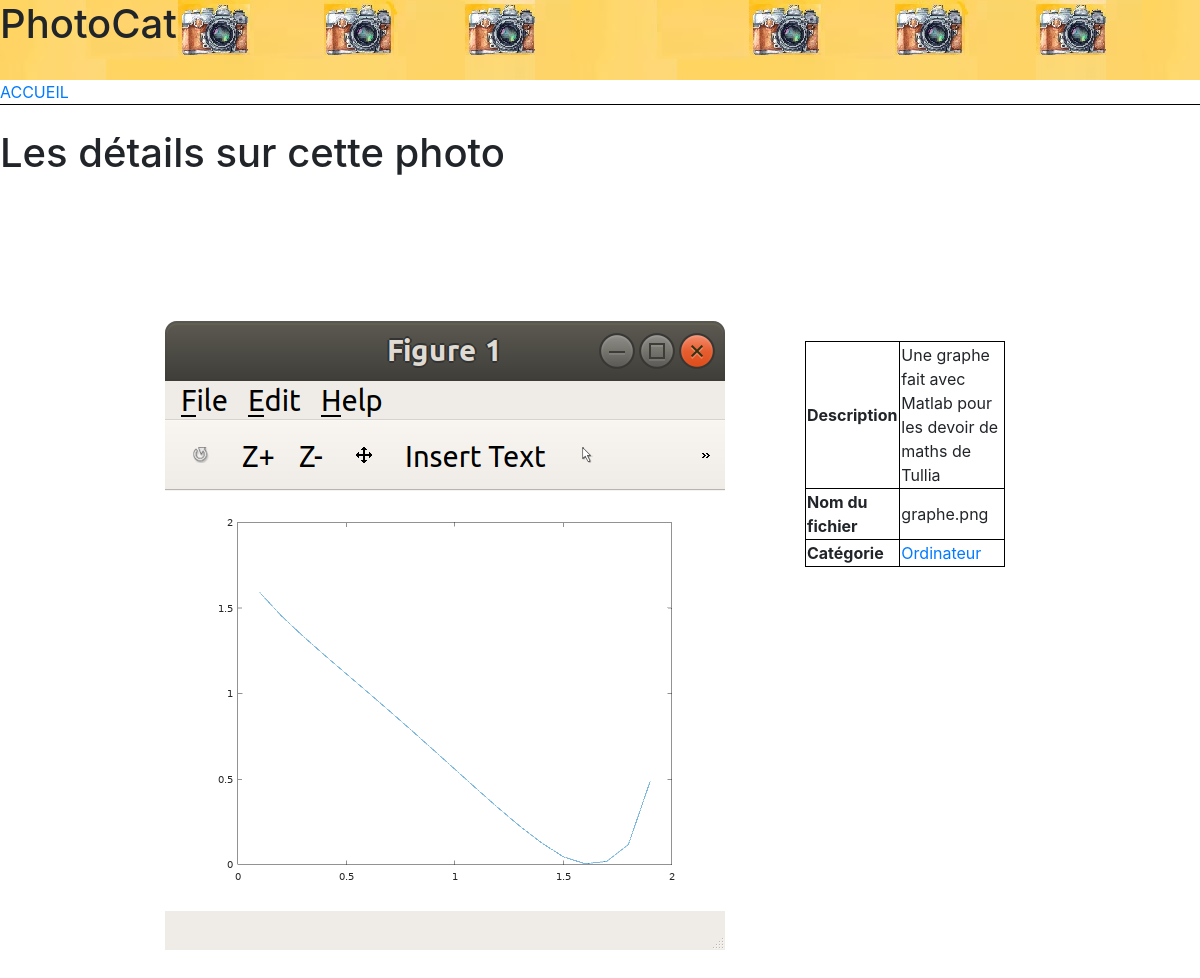
Page /details.php?photoId=9 on the earlier database version.
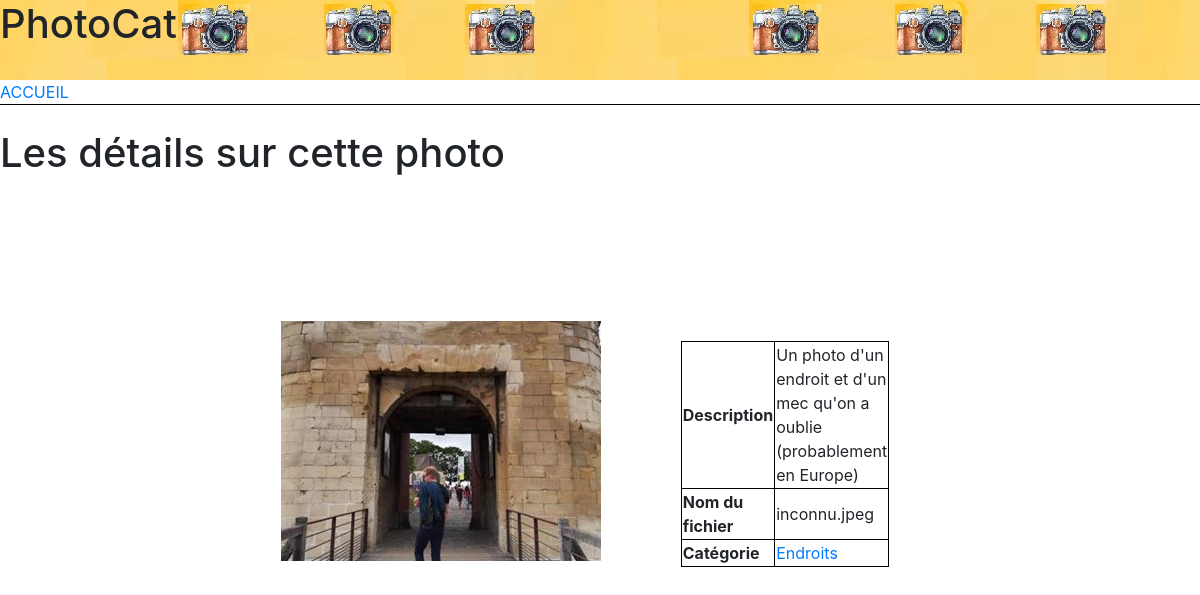
Same page on the later database version.
### tables this page shows
CREATE TABLE IF NOT EXISTS Photo (
  photoId int NOT NULL AUTO_INCREMENT,
  nomFich varchar(255) NOT NULL,
  description varchar(255) NOT NULL,
  catId int NOT NULL,
  utilId int NOT NULL,
  PRIMARY KEY (photoId),
  FOREIGN KEY (catId) REFERENCES Categorie (catId),
  FOREIGN KEY (utilId) REFERENCES utilisateur (utilId)
);

CREATE TABLE IF NOT EXISTS Categorie (
  catId int NOT NULL AUTO_INCREMENT,
  nomCat varchar(255) NOT NULL,
  PRIMARY KEY (catId)
);

### bd.php (called while the page is built, shortened)
<?php
function executeQuery($link, $query)
{
	$resultat = mysqli_query($link, $query) ;
	if($resultat == FALSE){
		printf("Échec de la requête". mysqli_error($link)) ;
	}
	else {
		return $resultat;
	}
}
?>

### details.php (the view, shortened to what this page needs)
<?php session_start();
require_once ('bd.php');
require_once ('function.php');
$photoId = $_GET['photoId'];
$conn = getConnection('localhost', "p1926029", "ef5d0c", "p1926029");
?>
<!doctype html>
<html lang="fr">
<head>
    <link rel="stylesheet" href="bootstrap.css">
    <link rel="stylesheet" href="accueil.css">
</head>
<body>
<div style="background-image:url(img/accueil_bis.jpg);" ><B><h1>PhotoCat</h1></B><br> </div>
	<nav class="crumbs">
	<?php
	if(empty($_SESSION['pseudo']) && empty($_SESSION['motdepasse'])){
		echo "<a href='https://bdw1.univ-lyon1.fr/p1926029/BDW1-ProjetFinale/bdw1_projet/accueil.php'>ACCUEIL</a>";
	}
?>
	</nav><br>
<?php
details($photoId, $conn);
function details($ImageId, $link) {?>
    <h1>Les détails sur cette photo</h1><br><br><p> <p><br><br>
    <?php
    $resultat_imNom = executeQuery($link, "SELECT nomFich FROM Photo WHERE photoId = $ImageId");
    $row_imNom = $resultat_imNom->fetch_assoc();
    $images = glob($GLOBALS['dir'] . $row_imNom["nomFich"], GLOB_BRACE);?>
	<div class="row justify-content-center " style="margin:1em;padding:0;">
   <div  class="row justify-content-start p-2">
   <div class="col-4" >
   <?php foreach ($images as $image):
        echo "<img src='" . $image . "' hspace = '10' border = '5'/>";
    endforeach;
    $resultat_description = executeQuery($link, "SELECT description FROM Photo WHERE photoId = $ImageId");
    $row_description = $resultat_description->fetch_assoc();
    $resultat_cat = executeQuery($link, "SELECT nomCat FROM Categorie WHERE catId = (SELECT catId FROM Photo WHERE photoId = $ImageId)");
    $row_cat = $resultat_cat->fetch_assoc();
    $resultat_cat_Id = executeQuery($link, "SELECT catId FROM Photo WHERE photoId = $ImageId");
    $row_cat_id = $resultat_cat_Id->fetch_assoc();
    ?>
	</div>
	<div class="col-8" >
    <table>
        <tr>
            <th>Description</th>
            <td>
                <?php
                echo $row_description['description'];
                ?>
            </td>
        </tr>
        <tr>
        <th>Nom du fichier</th>
        <td>
            <?php
            echo $row_imNom['nomFich'];
            ?>
        </td>
        </tr>
        <tr>
            <th>Catégorie</th>
            <td>
                <?php
                echo "<a href='accueil.php?catId=" . $row_cat_id['catId']. "'>" . $row_cat['nomCat'] . "</a>";
                ?>
            </td>
        </tr>
    </table>
	</div>
	</div>
	</div>
				<?php
}	?>
</body>
</html>

### function.php (shortened to what this page needs)
<!doctype html>
<html lang="fr">
<head>
    <link rel="stylesheet" href="bootstrap.css">
    <link rel="stylesheet" href="accueil.css">
</head>
<body>
<?php
require_once ('bd.php');
?>
</body>
</html>

### accueil.css (style rules this page uses)
nav { border-bottom: 1px solid black; }
table { width: 200px; float: right; margin: 20px 40px; }
table, th, td { border: 1px solid black; border-collapse: collapse; }

Differences in the rows shown:
removed photo: nomFich (picture), description "Une graphe fait avec Matlab pour les devoir de maths de Tullia", nomFich "graphe.png"
no longer on this page (row unchanged): categorie: nomCat "Ordinateur"
added photo: nomFich (picture), description "Un photo d'un endroit et d'un mec qu'on a oublie (probablement en Europe)", nomFich "inconnu.jpeg"
now on this page (row unchanged): categorie: nomCat "Endroits"
